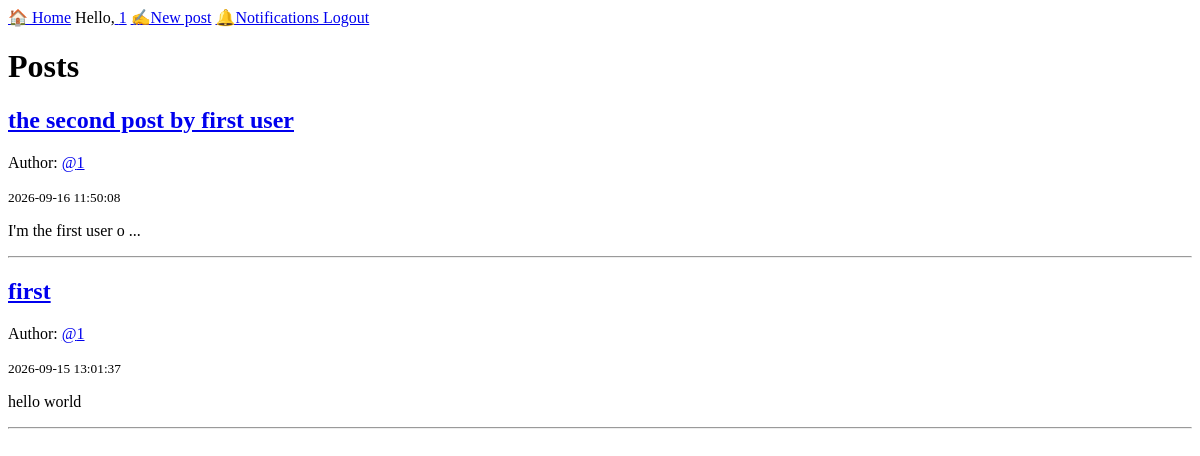
Before: / (signed in) with the older database file.
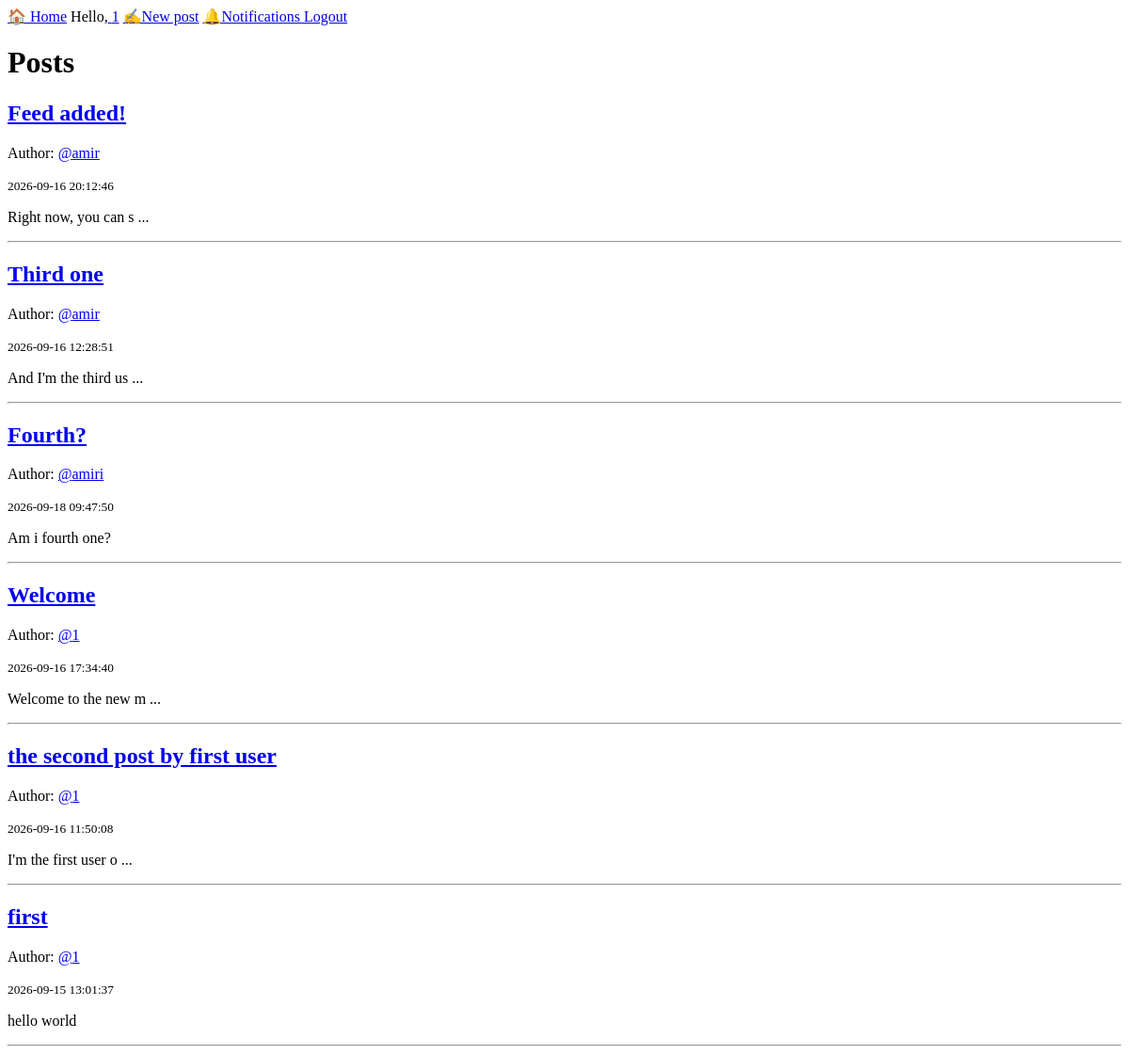
After: the same page with the newer database file.
### tables this page shows
CREATE TABLE posts (
            id INTEGER PRIMARY KEY AUTOINCREMENT,
            title TEXT NOT NULL,
            content TEXT NOT NULL,
            author_id INTEGER,
            created_at TIMESTAMP DEFAULT CURRENT_TIMESTAMP,
            FOREIGN KEY (author_id) REFERENCES users(id)
        );

CREATE TABLE users (
            id INTEGER PRIMARY KEY AUTOINCREMENT,
            username TEXT UNIQUE NOT NULL,
            password TEXT NOT NULL
        );

### app.py (the view, shortened to what this page needs)
@app.route("/")
def home():
    conn = get_db()
    if "user_id" in session:
        user_id = session["user_id"]
        posts = conn.execute(
            """
            SELECT
                posts.*,
                users.username AS author,

                CASE
                    WHEN posts.author_id = ?
                    THEN 4

                    WHEN followers.id IS NOT NULL
                         AND post_views.id IS NULL
                    THEN 0

                    WHEN followers.id IS NULL
                         AND post_views.id IS NULL
                    THEN 1

                    WHEN followers.id IS NOT NULL
                         AND post_views.id IS NOT NULL
                    THEN 2

                    ELSE 3
                END AS priority

            FROM posts

            LEFT JOIN users
                ON posts.author_id = users.id

            LEFT JOIN followers
                ON followers.following_id = posts.author_id
                AND followers.follower_id = ?

            LEFT JOIN post_views
                ON post_views.post_id = posts.id
                AND post_views.user_id = ?

            ORDER BY priority ASC, posts.id DESC
            """,
            (user_id, user_id, user_id)
        ).fetchall()
    conn.close()
    return render_template(
        "home.html",
        posts=posts
    )

### app.py (called while the page is built)
@app.context_processor
def inject_notifications():
    if "user_id" not in session:
        return {"notification_count": 0}
    conn = get_db()
    count = conn.execute(
        """
        SELECT COUNT(*)
        FROM notifications
        WHERE user_id = ?
        AND is_read = 0
        """,
        (session["user_id"],)
    ).fetchone()[0]
    conn.close()
    return {"notification_count": count}

### database.py (called while the page is built)
def get_db():
    conn = sqlite3.connect(DATABASE)
    conn.row_factory = sqlite3.Row
    return conn

### templates/home.html (shortened to what this page needs)
{% extends 'base.html' %}
{% block content %}
    <h1>Posts</h1>
    {% if posts %}
        {% for post in posts %}
            <article>
                <h2>
                    <a href="{{ url_for('post_detail', post_id=post['id']) }}">
                        {{ post['title'] }}
                    </a>
                </h2>
                <p>
                    Author:
                    <a href="{{ url_for('profile', username=post['author']) }}">
                        @{{ post['author'] }}
                    </a>
                </p>
                <small>{{ post['created_at'] }}</small>
                <p>
                    {{ post['content'][:20] }}
                    {% if post['content']|length > 20 %}
                        ...
                    {% endif %}
                </p>
            </article>
            <hr>
        {% endfor %}
    {% endif %}
{% endblock %}

Changed rows visible on the page:
added posts: title "Feed added!", author "amir", created_at "2026-09-16 20:12:46", content "Right now, you can s"
added posts: title "Third one", author "amir", created_at "2026-09-16 12:28:51", content "And I'm the third us"
added posts: title "Fourth?", author "amiri", created_at "2026-09-18 09:47:50", content "Am i fourth one?"
added posts: title "Welcome", author "1", created_at "2026-09-16 17:34:40", content "Welcome to the new m"
